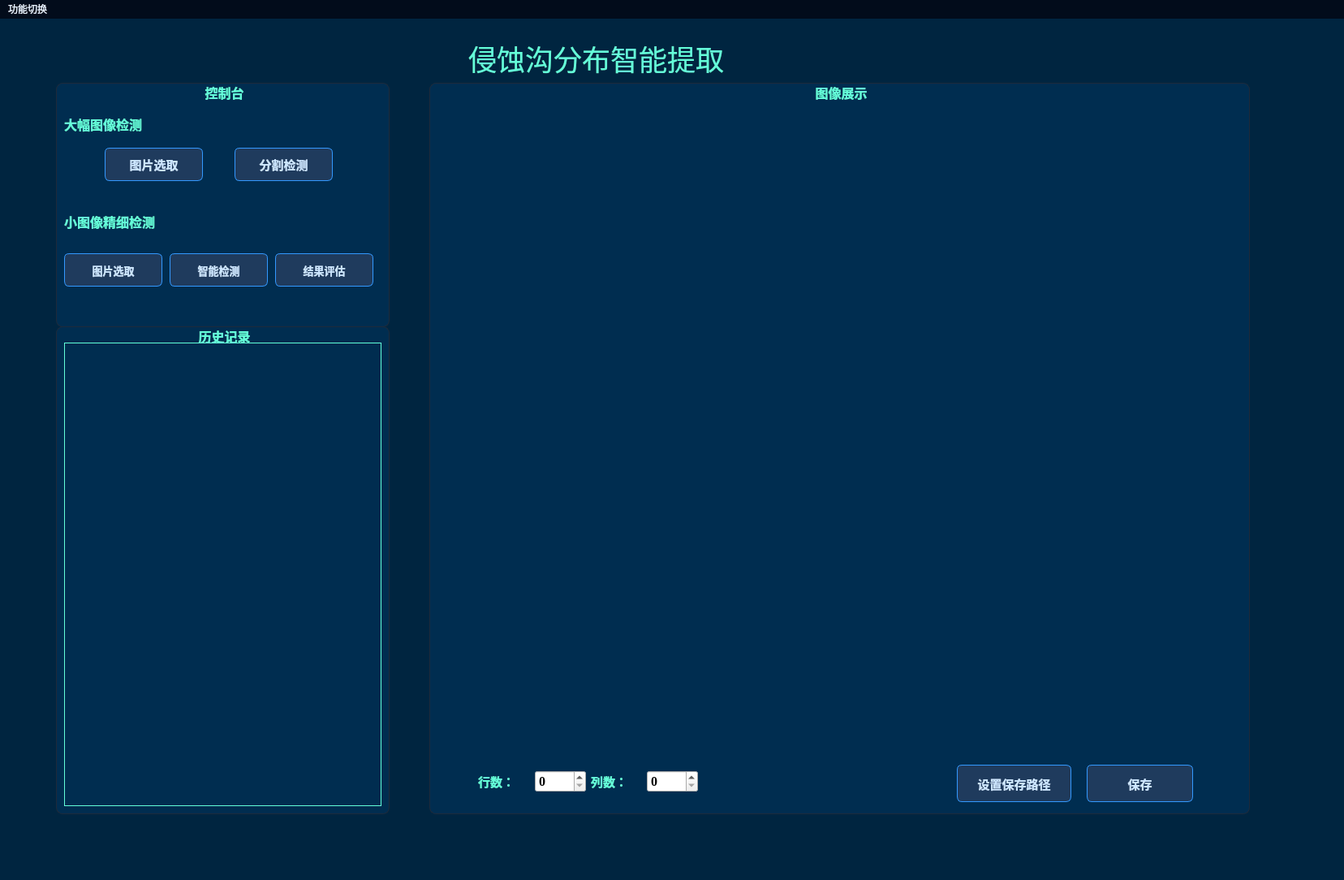
<?xml version="1.0" encoding="UTF-8"?>
<ui version="4.0">
 <class>MainWindow</class>
 <widget class="QMainWindow" name="MainWindow">
  <property name="geometry">
   <rect>
    <x>0</x>
    <y>0</y>
    <width>1656</width>
    <height>1084</height>
   </rect>
  </property>
  <property name="windowTitle">
   <string>高寒黑土地侵蚀沟智能监测软件系统</string>
  </property>
  <property name="styleSheet">
   <string notr="true">/* 主窗口背景 */
QMainWindow {
    background-color: #002540;
}
    /* 添加警告框样式 */
       QMessageBox {
           background-color: #f0f0f0;  /* 浅灰色背景 */
       }
       QMessageBox QLabel {
           color: #000000;  /* 黑色文本 */
           font-size: 10pt; /* 增大字体 */
       }
       QMessageBox QPushButton {
           background-color: #0c7b93; /* 按钮背景 */
           color: white;             /* 按钮文本 */
           border-radius: 4px;
           padding: 5px 15px;
           min-width: 80px;
       }
       QMessageBox QPushButton:hover {
           background-color: #00a8cc; /* 悬停效果 */
       }
/* 中央部件 */
QWidget#centralwidget {
    background-color: #002540;
}

/* 标签文本 */
QLabel {
    color: #e6f1ff;
}

 /* 功能标题 - 只针对 label_3, label_18, label_30 */
        QLabel#label_3,
        QLabel#label_18,
        QLabel#label_30 {
            font-size: 26pt;
            color: #64ffda;
        }

        /* 其他标签样式 */
        QLabel {
            color: #64ffda;
        }

/* 组框样式 */
QGroupBox {
    border: 1px solid #1e2a3a;
    border-radius: 8px;
    margin-top: 1.5ex;
    background-color: #002d50;
    color: #64ffda;
    font-weight: bold;
    padding: 10px;
}

QGroupBox::title {
    subcontrol-origin: margin;
    subcontrol-position: top center;
    padding: 0 5px;
    background-color: transparent;
}

/* 按钮样式 */
QPushButton {
    background-color: #1f3b5d;
    color: #cce6ff;
    border: 1px solid #3399ff;
    border-radius: 6px;
    padding: 6px 12px;
    font-weight: bold;
}
QPushButton:hover {
    background-color: #3399ff;
    color: #ffffff;
}
QPushButton:pressed {
    background-color: #2673cc;
}

/* 输入框 */
QLineEdit {
    background-color: #112240;
    border: 1px solid #1e2a3a;
    color: #e6f1ff;
    border-radius: 4px;
    padding: 5px;
}

/* 菜单栏 */
QMenuBar {
    background-color: #020c1b;
    color: #e6f1ff;
}

QMenuBar::item:selected {
    background-color: #0c7b93;
}

/* 状态栏 */
QStatusBar {
    background-color: #020c1b;
    color: #8892b0;
}

/* 分隔线 */
QFrame[frameShape=&quot;4&quot;] { /* 水平线 */
    color: #1e2a3a;
}

QFrame[frameShape=&quot;5&quot;] { /* 垂直线 */
    color: #1e2a3a;
}</string>
  </property>
  <widget class="QWidget" name="centralwidget">
   <layout class="QVBoxLayout" name="verticalLayout">
    <item>
     <widget class="QStackedWidget" name="stackedWidget">
      <property name="currentIndex">
       <number>0</number>
      </property>
      <widget class="QWidget" name="page_function1">
       <widget class="QLabel" name="label_3">
        <property name="enabled">
         <bool>true</bool>
        </property>
        <property name="geometry">
         <rect>
          <x>420</x>
          <y>10</y>
          <width>611</width>
          <height>61</height>
         </rect>
        </property>
        <property name="font">
         <font>
          <family>Agency FB</family>
          <pointsize>26</pointsize>
         </font>
        </property>
        <property name="text">
         <string>&lt;html&gt;&lt;head/&gt;&lt;body&gt;&lt;p align=&quot;center&quot;&gt;&lt;span style=&quot; font-size:26pt;&quot;&gt;侵蚀沟分布智能提取&lt;/span&gt;&lt;/p&gt;&lt;/body&gt;&lt;/html&gt;</string>
        </property>
       </widget>
       <widget class="QGroupBox" name="groupBox_7">
        <property name="geometry">
         <rect>
          <x>60</x>
          <y>70</y>
          <width>411</width>
          <height>301</height>
         </rect>
        </property>
        <property name="font">
         <font>
          <family>楷体</family>
          <pointsize>12</pointsize>
          <weight>75</weight>
          <bold>true</bold>
         </font>
        </property>
        <property name="title">
         <string>控制台</string>
        </property>
        <widget class="QPushButton" name="pushButton_2">
         <property name="geometry">
          <rect>
           <x>10</x>
           <y>210</y>
           <width>121</width>
           <height>41</height>
          </rect>
         </property>
         <property name="font">
          <font>
           <family>楷体</family>
           <pointsize>10</pointsize>
           <weight>75</weight>
           <bold>true</bold>
          </font>
         </property>
         <property name="text">
          <string>图片选取</string>
         </property>
        </widget>
        <widget class="QPushButton" name="pushButton_3">
         <property name="geometry">
          <rect>
           <x>140</x>
           <y>210</y>
           <width>121</width>
           <height>41</height>
          </rect>
         </property>
         <property name="font">
          <font>
           <family>楷体</family>
           <pointsize>10</pointsize>
           <weight>75</weight>
           <bold>true</bold>
          </font>
         </property>
         <property name="text">
          <string>智能检测</string>
         </property>
        </widget>
        <widget class="QPushButton" name="pushButton_4">
         <property name="geometry">
          <rect>
           <x>270</x>
           <y>210</y>
           <width>121</width>
           <height>41</height>
          </rect>
         </property>
         <property name="font">
          <font>
           <family>楷体</family>
           <pointsize>10</pointsize>
           <weight>75</weight>
           <bold>true</bold>
          </font>
         </property>
         <property name="text">
          <string>结果评估</string>
         </property>
        </widget>
        <widget class="QPushButton" name="pushButton_5">
         <property name="geometry">
          <rect>
           <x>60</x>
           <y>80</y>
           <width>121</width>
           <height>41</height>
          </rect>
         </property>
         <property name="font">
          <font>
           <family>楷体</family>
           <pointsize>11</pointsize>
           <weight>75</weight>
           <bold>true</bold>
          </font>
         </property>
         <property name="text">
          <string>图片选取</string>
         </property>
        </widget>
        <widget class="QPushButton" name="pushButton_1">
         <property name="geometry">
          <rect>
           <x>220</x>
           <y>80</y>
           <width>121</width>
           <height>41</height>
          </rect>
         </property>
         <property name="font">
          <font>
           <family>楷体</family>
           <pointsize>11</pointsize>
           <weight>75</weight>
           <bold>true</bold>
          </font>
         </property>
         <property name="text">
          <string>分割检测</string>
         </property>
        </widget>
        <widget class="QLabel" name="label_4">
         <property name="geometry">
          <rect>
           <x>10</x>
           <y>30</y>
           <width>161</width>
           <height>41</height>
          </rect>
         </property>
         <property name="font">
          <font>
           <family>楷体</family>
           <pointsize>12</pointsize>
          </font>
         </property>
         <property name="text">
          <string>大幅图像检测</string>
         </property>
        </widget>
        <widget class="QLabel" name="label_6">
         <property name="geometry">
          <rect>
           <x>10</x>
           <y>150</y>
           <width>161</width>
           <height>41</height>
          </rect>
         </property>
         <property name="font">
          <font>
           <family>楷体</family>
           <pointsize>12</pointsize>
          </font>
         </property>
         <property name="text">
          <string>小图像精细检测</string>
         </property>
        </widget>
       </widget>
       <widget class="QGroupBox" name="groupBox_10">
        <property name="geometry">
         <rect>
          <x>520</x>
          <y>70</y>
          <width>1011</width>
          <height>901</height>
         </rect>
        </property>
        <property name="font">
         <font>
          <family>楷体</family>
          <pointsize>12</pointsize>
          <weight>75</weight>
          <bold>true</bold>
         </font>
        </property>
        <property name="title">
         <string>图像展示</string>
        </property>
        <widget class="QStackedWidget" name="stackedWidget_2">
         <property name="geometry">
          <rect>
           <x>40</x>
           <y>30</y>
           <width>931</width>
           <height>861</height>
          </rect>
         </property>
         <property name="currentIndex">
          <number>1</number>
         </property>
         <widget class="QWidget" name="page">
          <widget class="QGroupBox" name="groupBox_11">
           <property name="geometry">
            <rect>
             <x>40</x>
             <y>20</y>
             <width>391</width>
             <height>381</height>
            </rect>
           </property>
           <property name="font">
            <font>
             <family>楷体</family>
             <pointsize>12</pointsize>
             <weight>75</weight>
             <bold>true</bold>
            </font>
           </property>
           <property name="title">
            <string>遥感图像</string>
           </property>
           <widget class="QLabel" name="label">
            <property name="enabled">
             <bool>true</bool>
            </property>
            <property name="geometry">
             <rect>
              <x>10</x>
              <y>20</y>
              <width>361</width>
              <height>351</height>
             </rect>
            </property>
            <property name="text">
             <string/>
            </property>
           </widget>
          </widget>
          <widget class="QGroupBox" name="groupBox_13">
           <property name="geometry">
            <rect>
             <x>480</x>
             <y>20</y>
             <width>431</width>
             <height>381</height>
            </rect>
           </property>
           <property name="font">
            <font>
             <family>楷体</family>
             <pointsize>12</pointsize>
             <weight>75</weight>
             <bold>true</bold>
            </font>
           </property>
           <property name="title">
            <string>检测结果</string>
           </property>
           <widget class="QLabel" name="label_10">
            <property name="geometry">
             <rect>
              <x>10</x>
              <y>20</y>
              <width>411</width>
              <height>351</height>
             </rect>
            </property>
            <property name="text">
             <string/>
            </property>
           </widget>
          </widget>
          <widget class="QGroupBox" name="groupBox_12">
           <property name="geometry">
            <rect>
             <x>40</x>
             <y>410</y>
             <width>391</width>
             <height>381</height>
            </rect>
           </property>
           <property name="font">
            <font>
             <family>楷体</family>
             <pointsize>12</pointsize>
             <weight>75</weight>
             <bold>true</bold>
            </font>
           </property>
           <property name="title">
            <string>分割结果</string>
           </property>
           <widget class="QLabel" name="label_2">
            <property name="enabled">
             <bool>true</bool>
            </property>
            <property name="geometry">
             <rect>
              <x>10</x>
              <y>20</y>
              <width>361</width>
              <height>351</height>
             </rect>
            </property>
            <property name="text">
             <string/>
            </property>
           </widget>
          </widget>
          <widget class="QGroupBox" name="groupBox_9">
           <property name="geometry">
            <rect>
             <x>480</x>
             <y>410</y>
             <width>431</width>
             <height>381</height>
            </rect>
           </property>
           <property name="font">
            <font>
             <family>楷体</family>
             <pointsize>12</pointsize>
             <weight>75</weight>
             <bold>true</bold>
            </font>
           </property>
           <property name="title">
            <string>灾害评估</string>
           </property>
           <widget class="QLabel" name="label_5">
            <property name="enabled">
             <bool>true</bool>
            </property>
            <property name="geometry">
             <rect>
              <x>0</x>
              <y>10</y>
              <width>431</width>
              <height>361</height>
             </rect>
            </property>
            <property name="font">
             <font>
              <family>宋体</family>
              <pointsize>16</pointsize>
             </font>
            </property>
            <property name="text">
             <string>&lt;html&gt;&lt;head/&gt;&lt;body&gt;&lt;p&gt;&lt;br/&gt;&lt;/p&gt;&lt;/body&gt;&lt;/html&gt;</string>
            </property>
           </widget>
          </widget>
          <widget class="QPushButton" name="pushButton_18">
           <property name="geometry">
            <rect>
             <x>40</x>
             <y>810</y>
             <width>131</width>
             <height>46</height>
            </rect>
           </property>
           <property name="font">
            <font>
             <family>楷体</family>
             <pointsize>11</pointsize>
             <weight>75</weight>
             <bold>true</bold>
            </font>
           </property>
           <property name="text">
            <string>掩膜调整</string>
           </property>
          </widget>
          <widget class="QPushButton" name="pushButton_6">
           <property name="geometry">
            <rect>
             <x>180</x>
             <y>810</y>
             <width>141</width>
             <height>46</height>
            </rect>
           </property>
           <property name="font">
            <font>
             <family>楷体</family>
             <pointsize>11</pointsize>
             <weight>75</weight>
             <bold>true</bold>
            </font>
           </property>
           <property name="text">
            <string>设置保存路径</string>
           </property>
          </widget>
          <widget class="QPushButton" name="pushButton_7">
           <property name="geometry">
            <rect>
             <x>330</x>
             <y>810</y>
             <width>131</width>
             <height>46</height>
            </rect>
           </property>
           <property name="font">
            <font>
             <family>楷体</family>
             <pointsize>11</pointsize>
             <weight>75</weight>
             <bold>true</bold>
            </font>
           </property>
           <property name="text">
            <string>保存</string>
           </property>
          </widget>
         </widget>
         <widget class="QWidget" name="page_2">
          <widget class="QLabel" name="label_11">
           <property name="geometry">
            <rect>
             <x>10</x>
             <y>20</y>
             <width>911</width>
             <height>781</height>
            </rect>
           </property>
           <property name="text">
            <string/>
           </property>
          </widget>
          <widget class="QWidget" name="layoutWidget">
           <property name="geometry">
            <rect>
             <x>20</x>
             <y>810</y>
             <width>271</width>
             <height>41</height>
            </rect>
           </property>
           <layout class="QHBoxLayout" name="horizontalLayout_3">
            <item>
             <layout class="QHBoxLayout" name="horizontalLayout_2">
              <item>
               <widget class="QLabel" name="label_9">
                <property name="font">
                 <font>
                  <family>楷体</family>
                  <pointsize>11</pointsize>
                 </font>
                </property>
                <property name="text">
                 <string>行数：</string>
                </property>
               </widget>
              </item>
              <item>
               <widget class="QSpinBox" name="splitRowsSpinBox">
                <property name="sizePolicy">
                 <sizepolicy hsizetype="Minimum" vsizetype="Fixed">
                  <horstretch>0</horstretch>
                  <verstretch>0</verstretch>
                 </sizepolicy>
                </property>
                <property name="font">
                 <font>
                  <family>Times New Roman</family>
                  <pointsize>12</pointsize>
                 </font>
                </property>
               </widget>
              </item>
             </layout>
            </item>
            <item>
             <layout class="QHBoxLayout" name="horizontalLayout">
              <item>
               <widget class="QLabel" name="label_12">
                <property name="font">
                 <font>
                  <family>楷体</family>
                  <pointsize>11</pointsize>
                 </font>
                </property>
                <property name="text">
                 <string>列数：</string>
                </property>
               </widget>
              </item>
              <item>
               <widget class="QSpinBox" name="splitColsSpinBox">
                <property name="sizePolicy">
                 <sizepolicy hsizetype="Minimum" vsizetype="Fixed">
                  <horstretch>0</horstretch>
                  <verstretch>0</verstretch>
                 </sizepolicy>
                </property>
                <property name="font">
                 <font>
                  <family>Times New Roman</family>
                  <pointsize>12</pointsize>
                 </font>
                </property>
               </widget>
              </item>
             </layout>
            </item>
           </layout>
          </widget>
          <widget class="QPushButton" name="pushButton_19">
           <property name="geometry">
            <rect>
             <x>610</x>
             <y>810</y>
             <width>141</width>
             <height>46</height>
            </rect>
           </property>
           <property name="font">
            <font>
             <family>楷体</family>
             <pointsize>11</pointsize>
             <weight>75</weight>
             <bold>true</bold>
            </font>
           </property>
           <property name="text">
            <string>设置保存路径</string>
           </property>
          </widget>
          <widget class="QPushButton" name="pushButton_20">
           <property name="geometry">
            <rect>
             <x>770</x>
             <y>810</y>
             <width>131</width>
             <height>46</height>
            </rect>
           </property>
           <property name="font">
            <font>
             <family>楷体</family>
             <pointsize>11</pointsize>
             <weight>75</weight>
             <bold>true</bold>
            </font>
           </property>
           <property name="text">
            <string>保存</string>
           </property>
          </widget>
         </widget>
        </widget>
       </widget>
       <widget class="QGroupBox" name="groupBox_20">
        <property name="geometry">
         <rect>
          <x>60</x>
          <y>370</y>
          <width>411</width>
          <height>601</height>
         </rect>
        </property>
        <property name="font">
         <font>
          <family>楷体</family>
          <pointsize>12</pointsize>
          <weight>75</weight>
          <bold>true</bold>
         </font>
        </property>
        <property name="title">
         <string>历史记录</string>
        </property>
        <widget class="QListWidget" name="historyListWidget">
         <property name="geometry">
          <rect>
           <x>10</x>
           <y>20</y>
           <width>391</width>
           <height>571</height>
          </rect>
         </property>
         <property name="styleSheet">
          <string notr="true">
        QListWidget {
          background-color: #002d50;
          border: 1px solid #64ffda;
          outline: 0;
        }
        QListWidget::item {
          border-bottom: 1px solid #1e2a3a;
          padding: 5px;
        }
        QListWidget::item:hover {
          background-color: #1f3b5d;
        }
        QScrollBar:vertical {
          background: #002d50;
          width: 10px;
        }
        QScrollBar::handle:vertical {
          background: #0c7b93;
          border-radius: 5px;
        }
        QScrollBar::add-line:vertical, QScrollBar::sub-line:vertical {
          height: 0px;
        }
      </string>
         </property>
        </widget>
       </widget>
      </widget>
      <widget class="QWidget" name="page_function2">
       <widget class="QLabel" name="label_18">
        <property name="enabled">
         <bool>true</bool>
        </property>
        <property name="geometry">
         <rect>
          <x>420</x>
          <y>10</y>
          <width>611</width>
          <height>61</height>
         </rect>
        </property>
        <property name="text">
         <string>&lt;html&gt;&lt;head/&gt;&lt;body&gt;&lt;p align=&quot;center&quot;&gt;&lt;span style=&quot; font-size:26pt;&quot;&gt;侵蚀沟形态智能测量&lt;/span&gt;&lt;/p&gt;&lt;/body&gt;&lt;/html&gt;</string>
        </property>
       </widget>
       <widget class="QGroupBox" name="groupBox">
        <property name="geometry">
         <rect>
          <x>60</x>
          <y>70</y>
          <width>411</width>
          <height>301</height>
         </rect>
        </property>
        <property name="font">
         <font>
          <family>楷体</family>
          <pointsize>12</pointsize>
          <weight>75</weight>
          <bold>true</bold>
         </font>
        </property>
        <property name="title">
         <string>控制台</string>
        </property>
        <widget class="QPushButton" name="pushButton_8">
         <property name="geometry">
          <rect>
           <x>220</x>
           <y>80</y>
           <width>141</width>
           <height>41</height>
          </rect>
         </property>
         <property name="font">
          <font>
           <family>楷体</family>
           <pointsize>11</pointsize>
           <weight>75</weight>
           <bold>true</bold>
          </font>
         </property>
         <property name="text">
          <string>DSM图像选取</string>
         </property>
        </widget>
        <widget class="QPushButton" name="pushButton_9">
         <property name="geometry">
          <rect>
           <x>10</x>
           <y>210</y>
           <width>121</width>
           <height>41</height>
          </rect>
         </property>
         <property name="font">
          <font>
           <family>楷体</family>
           <pointsize>10</pointsize>
           <weight>75</weight>
           <bold>true</bold>
          </font>
         </property>
         <property name="text">
          <string>掩膜预测</string>
         </property>
        </widget>
        <widget class="QPushButton" name="pushButton_13">
         <property name="geometry">
          <rect>
           <x>50</x>
           <y>80</y>
           <width>141</width>
           <height>41</height>
          </rect>
         </property>
         <property name="font">
          <font>
           <family>楷体</family>
           <pointsize>11</pointsize>
           <weight>75</weight>
           <bold>true</bold>
          </font>
         </property>
         <property name="text">
          <string>RGB图像选取</string>
         </property>
        </widget>
        <widget class="QPushButton" name="pushButton_14">
         <property name="geometry">
          <rect>
           <x>140</x>
           <y>210</y>
           <width>121</width>
           <height>41</height>
          </rect>
         </property>
         <property name="font">
          <font>
           <family>楷体</family>
           <pointsize>10</pointsize>
           <weight>75</weight>
           <bold>true</bold>
          </font>
         </property>
         <property name="text">
          <string>掩模调整</string>
         </property>
        </widget>
        <widget class="QPushButton" name="pushButton_10">
         <property name="geometry">
          <rect>
           <x>270</x>
           <y>210</y>
           <width>121</width>
           <height>41</height>
          </rect>
         </property>
         <property name="font">
          <font>
           <family>楷体</family>
           <pointsize>10</pointsize>
           <weight>75</weight>
           <bold>true</bold>
          </font>
         </property>
         <property name="text">
          <string>参数检测</string>
         </property>
        </widget>
        <widget class="QLabel" name="label_7">
         <property name="geometry">
          <rect>
           <x>10</x>
           <y>30</y>
           <width>161</width>
           <height>41</height>
          </rect>
         </property>
         <property name="font">
          <font>
           <family>楷体</family>
           <pointsize>12</pointsize>
          </font>
         </property>
         <property name="text">
          <string>图像选取</string>
         </property>
        </widget>
        <widget class="QLabel" name="label_8">
         <property name="geometry">
          <rect>
           <x>10</x>
           <y>160</y>
           <width>161</width>
           <height>41</height>
          </rect>
         </property>
         <property name="font">
          <font>
           <family>楷体</family>
           <pointsize>12</pointsize>
          </font>
         </property>
         <property name="text">
          <string>参数预测</string>
         </property>
        </widget>
       </widget>
       <widget class="QGroupBox" name="groupBox_2">
        <property name="geometry">
         <rect>
          <x>520</x>
          <y>70</y>
          <width>1011</width>
          <height>901</height>
         </rect>
        </property>
        <property name="font">
         <font>
          <family>楷体</family>
          <pointsize>12</pointsize>
          <weight>75</weight>
          <bold>true</bold>
         </font>
        </property>
        <property name="title">
         <string>图像展示</string>
        </property>
        <widget class="QGroupBox" name="groupBox_3">
         <property name="geometry">
          <rect>
           <x>60</x>
           <y>30</y>
           <width>391</width>
           <height>381</height>
          </rect>
         </property>
         <property name="font">
          <font>
           <family>Times New Roman</family>
           <pointsize>12</pointsize>
           <weight>75</weight>
           <bold>true</bold>
          </font>
         </property>
         <property name="title">
          <string>RGB图像</string>
         </property>
         <widget class="QLabel" name="label_21">
          <property name="enabled">
           <bool>true</bool>
          </property>
          <property name="geometry">
           <rect>
            <x>10</x>
            <y>20</y>
            <width>361</width>
            <height>351</height>
           </rect>
          </property>
          <property name="text">
           <string/>
          </property>
         </widget>
        </widget>
        <widget class="QGroupBox" name="groupBox_4">
         <property name="geometry">
          <rect>
           <x>540</x>
           <y>30</y>
           <width>391</width>
           <height>381</height>
          </rect>
         </property>
         <property name="font">
          <font>
           <family>Times New Roman</family>
           <pointsize>12</pointsize>
           <weight>75</weight>
           <bold>true</bold>
          </font>
         </property>
         <property name="title">
          <string>DSM图像</string>
         </property>
         <widget class="QLabel" name="label_19">
          <property name="enabled">
           <bool>true</bool>
          </property>
          <property name="geometry">
           <rect>
            <x>10</x>
            <y>20</y>
            <width>361</width>
            <height>351</height>
           </rect>
          </property>
          <property name="text">
           <string/>
          </property>
         </widget>
        </widget>
        <widget class="QGroupBox" name="groupBox_6">
         <property name="geometry">
          <rect>
           <x>460</x>
           <y>440</y>
           <width>541</width>
           <height>381</height>
          </rect>
         </property>
         <property name="font">
          <font>
           <family>楷体</family>
           <pointsize>12</pointsize>
           <weight>75</weight>
           <bold>true</bold>
          </font>
         </property>
         <property name="title">
          <string>参数结果</string>
         </property>
         <widget class="QWidget" name="formLayoutWidget_3">
          <property name="geometry">
           <rect>
            <x>270</x>
            <y>90</y>
            <width>241</width>
            <height>191</height>
           </rect>
          </property>
          <layout class="QFormLayout" name="formLayout_3">
           <item row="0" column="0">
            <widget class="QLabel" name="VolumeLabel_2">
             <property name="sizePolicy">
              <sizepolicy hsizetype="Preferred" vsizetype="Expanding">
               <horstretch>0</horstretch>
               <verstretch>0</verstretch>
              </sizepolicy>
             </property>
             <property name="font">
              <font>
               <family>Agency FB</family>
               <pointsize>12</pointsize>
              </font>
             </property>
             <property name="text">
              <string>体积(立方米)</string>
             </property>
            </widget>
           </item>
           <item row="0" column="1">
            <widget class="QLineEdit" name="VolumeLineEdit_2">
             <property name="sizePolicy">
              <sizepolicy hsizetype="Expanding" vsizetype="Expanding">
               <horstretch>0</horstretch>
               <verstretch>0</verstretch>
              </sizepolicy>
             </property>
             <property name="font">
              <font>
               <family>Times New Roman</family>
               <pointsize>12</pointsize>
              </font>
             </property>
            </widget>
           </item>
           <item row="1" column="0">
            <widget class="QLabel" name="DepthLabel_2">
             <property name="sizePolicy">
              <sizepolicy hsizetype="Preferred" vsizetype="Expanding">
               <horstretch>0</horstretch>
               <verstretch>0</verstretch>
              </sizepolicy>
             </property>
             <property name="font">
              <font>
               <family>Times New Roman</family>
               <pointsize>12</pointsize>
              </font>
             </property>
             <property name="text">
              <string>平均深度(m)</string>
             </property>
            </widget>
           </item>
           <item row="1" column="1">
            <widget class="QLineEdit" name="DepthLineEdit_2">
             <property name="sizePolicy">
              <sizepolicy hsizetype="Expanding" vsizetype="Expanding">
               <horstretch>0</horstretch>
               <verstretch>0</verstretch>
              </sizepolicy>
             </property>
             <property name="font">
              <font>
               <family>Times New Roman</family>
               <pointsize>12</pointsize>
              </font>
             </property>
            </widget>
           </item>
           <item row="2" column="0">
            <widget class="QLabel" name="SlopeLabel_2">
             <property name="sizePolicy">
              <sizepolicy hsizetype="Preferred" vsizetype="Expanding">
               <horstretch>0</horstretch>
               <verstretch>0</verstretch>
              </sizepolicy>
             </property>
             <property name="font">
              <font>
               <family>Times New Roman</family>
               <pointsize>12</pointsize>
              </font>
             </property>
             <property name="text">
              <string>平均坡度(°)</string>
             </property>
            </widget>
           </item>
           <item row="2" column="1">
            <widget class="QLineEdit" name="SlopeLineEdit_2">
             <property name="sizePolicy">
              <sizepolicy hsizetype="Expanding" vsizetype="Expanding">
               <horstretch>0</horstretch>
               <verstretch>0</verstretch>
              </sizepolicy>
             </property>
             <property name="font">
              <font>
               <family>Times New Roman</family>
               <pointsize>12</pointsize>
              </font>
             </property>
            </widget>
           </item>
          </layout>
         </widget>
         <widget class="QWidget" name="formLayoutWidget_2">
          <property name="geometry">
           <rect>
            <x>10</x>
            <y>70</y>
            <width>241</width>
            <height>231</height>
           </rect>
          </property>
          <layout class="QFormLayout" name="formLayout_2">
           <item row="0" column="0">
            <widget class="QLabel" name="LengthLabel_2">
             <property name="sizePolicy">
              <sizepolicy hsizetype="Preferred" vsizetype="Expanding">
               <horstretch>0</horstretch>
               <verstretch>0</verstretch>
              </sizepolicy>
             </property>
             <property name="font">
              <font>
               <family>Times New Roman</family>
               <pointsize>12</pointsize>
              </font>
             </property>
             <property name="text">
              <string>骨架长度(m)</string>
             </property>
            </widget>
           </item>
           <item row="0" column="1">
            <widget class="QLineEdit" name="LengthLineEdit_2">
             <property name="sizePolicy">
              <sizepolicy hsizetype="Expanding" vsizetype="Expanding">
               <horstretch>0</horstretch>
               <verstretch>0</verstretch>
              </sizepolicy>
             </property>
             <property name="font">
              <font>
               <family>Times New Roman</family>
               <pointsize>12</pointsize>
              </font>
             </property>
            </widget>
           </item>
           <item row="1" column="0">
            <widget class="QLabel" name="WidthLabel_2">
             <property name="sizePolicy">
              <sizepolicy hsizetype="Preferred" vsizetype="Expanding">
               <horstretch>0</horstretch>
               <verstretch>0</verstretch>
              </sizepolicy>
             </property>
             <property name="font">
              <font>
               <family>Times New Roman</family>
               <pointsize>12</pointsize>
              </font>
             </property>
             <property name="text">
              <string>平均宽度(m)</string>
             </property>
            </widget>
           </item>
           <item row="1" column="1">
            <widget class="QLineEdit" name="WidthLineEdit_2">
             <property name="sizePolicy">
              <sizepolicy hsizetype="Expanding" vsizetype="Expanding">
               <horstretch>0</horstretch>
               <verstretch>0</verstretch>
              </sizepolicy>
             </property>
             <property name="font">
              <font>
               <family>Times New Roman</family>
               <pointsize>12</pointsize>
              </font>
             </property>
            </widget>
           </item>
           <item row="2" column="0">
            <widget class="QLabel" name="CircumferenceLabel_2">
             <property name="sizePolicy">
              <sizepolicy hsizetype="Preferred" vsizetype="Expanding">
               <horstretch>0</horstretch>
               <verstretch>0</verstretch>
              </sizepolicy>
             </property>
             <property name="font">
              <font>
               <family>Times New Roman</family>
               <pointsize>12</pointsize>
              </font>
             </property>
             <property name="text">
              <string>周长(m)</string>
             </property>
            </widget>
           </item>
           <item row="2" column="1">
            <widget class="QLineEdit" name="CircumferenceLineEdit_2">
             <property name="sizePolicy">
              <sizepolicy hsizetype="Expanding" vsizetype="Expanding">
               <horstretch>0</horstretch>
               <verstretch>0</verstretch>
              </sizepolicy>
             </property>
             <property name="font">
              <font>
               <family>Times New Roman</family>
               <pointsize>12</pointsize>
              </font>
             </property>
            </widget>
           </item>
           <item row="3" column="0">
            <widget class="QLabel" name="AreaLabel_2">
             <property name="sizePolicy">
              <sizepolicy hsizetype="Preferred" vsizetype="Expanding">
               <horstretch>0</horstretch>
               <verstretch>0</verstretch>
              </sizepolicy>
             </property>
             <property name="font">
              <font>
               <family>Agency FB</family>
               <pointsize>12</pointsize>
              </font>
             </property>
             <property name="text">
              <string>面积(平方米)</string>
             </property>
            </widget>
           </item>
           <item row="3" column="1">
            <widget class="QLineEdit" name="AreaLineEdit_2">
             <property name="sizePolicy">
              <sizepolicy hsizetype="Expanding" vsizetype="Expanding">
               <horstretch>0</horstretch>
               <verstretch>0</verstretch>
              </sizepolicy>
             </property>
             <property name="font">
              <font>
               <family>Times New Roman</family>
               <pointsize>12</pointsize>
              </font>
             </property>
            </widget>
           </item>
          </layout>
         </widget>
        </widget>
        <widget class="QPushButton" name="pushButton_11">
         <property name="geometry">
          <rect>
           <x>80</x>
           <y>840</y>
           <width>141</width>
           <height>46</height>
          </rect>
         </property>
         <property name="font">
          <font>
           <family>楷体</family>
           <pointsize>11</pointsize>
           <weight>75</weight>
           <bold>true</bold>
          </font>
         </property>
         <property name="text">
          <string>设置保存路径</string>
         </property>
        </widget>
        <widget class="QPushButton" name="pushButton_12">
         <property name="geometry">
          <rect>
           <x>240</x>
           <y>840</y>
           <width>131</width>
           <height>46</height>
          </rect>
         </property>
         <property name="font">
          <font>
           <family>楷体</family>
           <pointsize>11</pointsize>
           <weight>75</weight>
           <bold>true</bold>
          </font>
         </property>
         <property name="text">
          <string>保存</string>
         </property>
        </widget>
        <widget class="QGroupBox" name="groupBox_5">
         <property name="geometry">
          <rect>
           <x>60</x>
           <y>440</y>
           <width>391</width>
           <height>381</height>
          </rect>
         </property>
         <property name="font">
          <font>
           <family>楷体</family>
           <pointsize>12</pointsize>
           <weight>75</weight>
           <bold>true</bold>
          </font>
         </property>
         <property name="title">
          <string>掩模结果</string>
         </property>
         <widget class="QLabel" name="label_20">
          <property name="enabled">
           <bool>true</bool>
          </property>
          <property name="geometry">
           <rect>
            <x>20</x>
            <y>30</y>
            <width>351</width>
            <height>321</height>
           </rect>
          </property>
          <property name="text">
           <string/>
          </property>
         </widget>
        </widget>
       </widget>
       <widget class="QGroupBox" name="groupBox_21">
        <property name="geometry">
         <rect>
          <x>60</x>
          <y>370</y>
          <width>411</width>
          <height>601</height>
         </rect>
        </property>
        <property name="font">
         <font>
          <family>楷体</family>
          <pointsize>12</pointsize>
          <weight>75</weight>
          <bold>true</bold>
         </font>
        </property>
        <property name="title">
         <string>历史记录</string>
        </property>
        <widget class="QListWidget" name="historyListWidget_2">
         <property name="geometry">
          <rect>
           <x>10</x>
           <y>20</y>
           <width>391</width>
           <height>571</height>
          </rect>
         </property>
         <property name="styleSheet">
          <string notr="true">
        QListWidget {
          background-color: #002d50;
          border: 1px solid #64ffda;
          outline: 0;
        }
        QListWidget::item {
          border-bottom: 1px solid #1e2a3a;
          padding: 5px;
        }
        QListWidget::item:hover {
          background-color: #1f3b5d;
        }
        QScrollBar:vertical {
          background: #002d50;
          width: 10px;
        }
        QScrollBar::handle:vertical {
          background: #0c7b93;
          border-radius: 5px;
        }
        QScrollBar::add-line:vertical, QScrollBar::sub-line:vertical {
          height: 0px;
        }
      </string>
         </property>
        </widget>
       </widget>
      </widget>
      <widget class="QWidget" name="page_function3"/>
     </widget>
    </item>
   </layout>
  </widget>
  <widget class="QMenuBar" name="menubar">
   <property name="geometry">
    <rect>
     <x>0</x>
     <y>0</y>
     <width>1656</width>
     <height>22</height>
    </rect>
   </property>
   <widget class="QMenu" name="menuFunctions">
    <property name="title">
     <string>功能切换</string>
    </property>
    <addaction name="actionFunc1"/>
    <addaction name="actionFunc2"/>
   </widget>
   <addaction name="menuFunctions"/>
  </widget>
  <action name="actionFunc1">
   <property name="text">
    <string>侵蚀沟分布智能提取</string>
   </property>
   <property name="shortcut">
    <string>Ctrl+1</string>
   </property>
  </action>
  <action name="actionFunc2">
   <property name="text">
    <string>侵蚀沟形态智能测量</string>
   </property>
   <property name="shortcut">
    <string>Ctrl+2</string>
   </property>
  </action>
  <action name="actionFunc3">
   <property name="text">
    <string>侵蚀沟态势智能预测</string>
   </property>
   <property name="shortcut">
    <string>Ctrl+3</string>
   </property>
  </action>
 </widget>
 <resources/>
 <connections/>
</ui>
